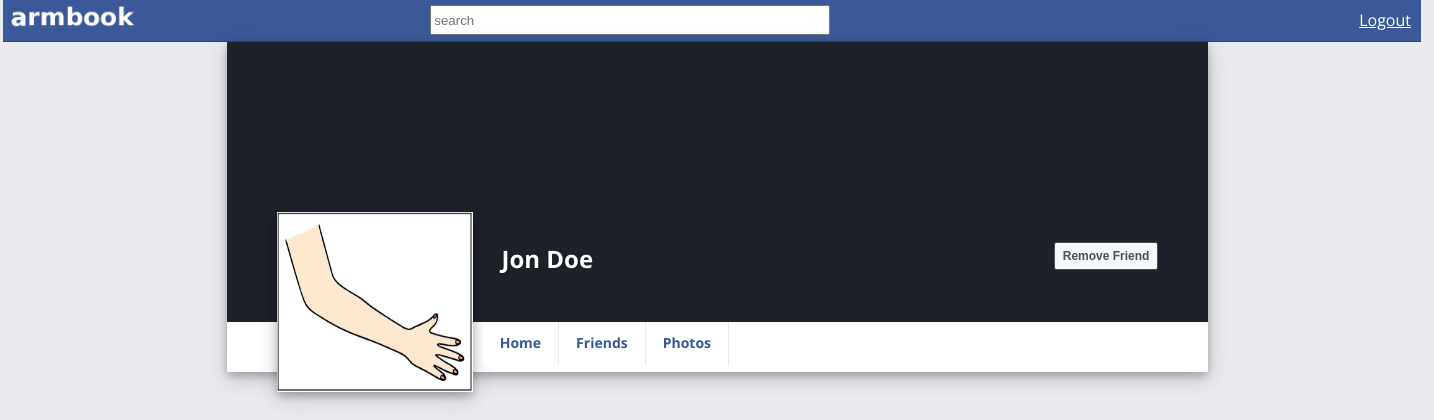
Page /home.php?id=1 (signed in) on the committed database.
### tables this page shows
CREATE TABLE IF NOT EXISTS `profiles` (
  `profile_id` int(11) NOT NULL AUTO_INCREMENT,
  `user_id` int(11) NOT NULL,
  `picture_url` varchar(255) NOT NULL,
  `Friends` text NOT NULL,
  PRIMARY KEY (`profile_id`)
);

CREATE TABLE IF NOT EXISTS `users` (
  `user_id` int(11) NOT NULL AUTO_INCREMENT,
  `email` varchar(64) NOT NULL,
  `password` varchar(64) NOT NULL,
  `firstname` varchar(25) NOT NULL,
  `lastname` varchar(25) NOT NULL,
  `sex` int(1) NOT NULL,
  `birthday_month` int(2) NOT NULL,
  `birthday_day` int(2) NOT NULL,
  `birthday_year` int(4) NOT NULL,
  PRIMARY KEY (`user_id`)
);

### home.php (the view, shortened to what this page needs)
<?php
include_once("common.php");
$has_session = session_status() == PHP_SESSION_ACTIVE;
if($has_session){
	$id_to_get = $_SESSION['user_id'];
	if(isset($_GET['id'])){
		$id_to_get = $_GET['id'];
	}
	if($stmt = $mysqli->prepare("SELECT picture_url from profiles where user_id=?")){
		if($stmt->bind_param("i", $id_to_get)){
			if(!$stmt->execute()){
				die("Error - Issue executing prepared statement: " . mysqli_error($mysqli));
			}
			if($res = $stmt->get_result()){
				$row = $res->fetch_assoc();
				if($res->num_rows !== 1){
					die('Error - There is an issue with the database, contact your administrator');
				}else{
					$profPic = $row['picture_url'];
				}
			}else{
				die("Error - Getting results: " . mysqli_error($mysqli));
			}
		}else{
			die("Error - Issue binding prepared statement: " . mysqli_error($mysqli));
		}
	}else{
		die("Error - Issue preparing statement: " . mysqli_error($mysqli));
	}
	if($stmt = $mysqli->prepare("SELECT Friends from profiles where user_id=?")){
		if($stmt->bind_param("i", $_SESSION['user_id'])){
			if($res = $stmt->get_result()){
				$row = $res->fetch_assoc();
				if($res->num_rows !== 1){
					die('Error - There is an issue with the database, contact your administrator');
				}else{
					$friends = $row['Friends'];
				}
			}else{
				die("Error - Getting results: " . mysqli_error($mysqli));
			}
		}else{
			die("Error - Issue binding prepared statement: " . mysqli_error($mysqli));
		}
	}else{
		die("Error - Issue preparing statement: " . mysqli_error($mysqli));
	}
	if($stmt = $mysqli->prepare("SELECT * from users where user_id=?")){
		if($stmt->bind_param("i", $id_to_get)){
			if(!$stmt->execute()){
				die("Error - Issue executing prepared statement: " . mysqli_error($mysqli));
			}
			if($res = $stmt->get_result()){
				$row = $res->fetch_assoc();
				if($res->num_rows !== 1){
					die('Error - There is an issue with the database, contact your administrator');
				}else{
					$name = ucfirst($row['firstname']) . ' ' . ucfirst($row['lastname']);
				}
			}else{
				die("Error - Getting results: " . mysqli_error($mysqli));
			}
		}else{
			die("Error - Issue binding prepared statement: " . mysqli_error($mysqli));
		}
	}else{
		die("Error - Issue preparing statement: " . mysqli_error($mysqli));
	}
}
?>
	<link rel="stylesheet" type="text/css" href="background2.css" />
	<link rel="stylesheet" type="text/css" href="js/source/jquery.fancybox.css?v=2.1.5" media="screen" />
	<link rel="stylesheet" type="text/css" href="js/source/helpers/jquery.fancybox-buttons.css?v=1.0.5" />
	<link rel="stylesheet" type="text/css" href="js/source/helpers/jquery.fancybox-thumbs.css?v=1.0.7" />
	<link href="js/jquery-ui-1.10.1.custom.css" rel="stylesheet"/>
<link href="//cdnjs.cloudflare.com/ajax/libs/x-editable/1.5.0/jqueryui-editable/css/jqueryui-editable.css" rel="stylesheet"/>
	<div id="bluebar">
		<div id="logo"><a href="home.php"><img id="logo_img" src="images/logo.png"></a></div>
		<div id="search_div">
			<form id="search_form" action="search.php" method="post">
			<input id="search" name="query" type="text" placeholder="search">
			</form>
		</div>
		<div id="logout_div">
			<a id="logout" href="/logout.php">Logout</a>
		</div>
	</div>
	<div id="global">
			<div id="basic_profile">
				<img id="fb-image-lg" src="images/timeline.png"/>
				<div id="profpic">
				<a class="fancybox" href="<?php echo $profPic; ?>"><img align="left" class="fb-image-profile" src="<?php echo $profPic; ?>" width="180" height="180"/></a>
				</div>
				<div id="info">
				<span id="name"><?php echo $name; ?></span>
				<?php
				if($_SESSION['user_id'] != $id_to_get){
					$friends = explode(',',$friends);
					$found = false;
					foreach ($friends as &$value) {
						if(is_numeric($value)){
							if($id_to_get == $value){
								$found = true;
							}
						}
					}
					if($found === true){
						echo '<button class="friend" id="del_friend" type="button">Remove Friend</button>';
					}
				}
				?>
				</div>
				<div id="nav"><div id="navcont">
				<a class="links" id="timeline" href="home.php">Home<span></span></a>
				<a class="links" id="friends" href="#"">Friends<span></a>
				<a class="links" href="#">Photos<span></span></a>
				</div></div>
			</div>
			<div id="padding"></div>
			<div id="botcont">
			</div>
	</div>

### background2.css (style rules this page uses)
div { display: block; }
#botcont { min-height: 100px; width: 100%; }
#profpic { position:relative; height: 0px; }
#name { text-shadow: 0 0 3px rgba(0, 0, 0, .4); font-size: 24px; font-weight: bold; letter-spacing: 0; color: #fff; padding-left: 275px; }
.friend { float: right; background-clip: padding-box; border-color: rgba(0, 0, 0, .4); line-height: 26px; padding: 0 10px; background-color: #f6f7f9; border-color: #ced0d4; color: #4b4f56; border: 1px solid; border-radius: 2px; box-sizing: content-box; font-family: helvetica, arial, sans-serif; font-size: 12px; -webkit-font-smoothing: antialiased; font-weight: bold; padding: 0 8px; position: relative; text-align: center; text-shadow: none; vertical-align: middle; cursor: pointer; }
#bluebar { min-width: 100%; width: 100%; background-color: #3b5998; border-bottom: 1px solid #29487d; color: #fff; position: relative; top: -10px; left: -5px; height: 43px; }
#info { width: 95%; position: absolute; top: 200px; }
#nav { width: 100%; z-index: 4; min-height: 30px; background-color: #fff; height: 50px; }
.links { border-right: 1px solid #e9eaed; float: left; font-size: 14px; font-weight: bold; height: 43px; line-height: 3.05; padding: 0 17px; position: relative; vertical-align: middle; white-space: nowrap; color: #365899; cursor: pointer; text-decoration: none; background-color: #fff; }
#navcont { border: 0; border-top-left-radius: 0; border-top-right-radius: 0; clear: right; padding-left: 201px; width: 649px; }
#global { margin: 0 auto; position: relative; zoom: 1; width: 981px; top: -10px; }
#padding { list-style: none; margin: 0; padding: 10px 0; position: relative; }
#logo { position: relative; float: left; }
#logo_img { height: 40px; }
#search_div { position: relative; left: 20%; top: 7px; }
#search { height: 30px; width: 400px; }
#logout_div { position: relative; float: right; left: -10px; top: -35px; }
#logout { color: white; }
#fb-image-lg { z-index: 0; width: 100%; height: 280px; }
#basic_profile { position:relative; box-shadow: 0 4px 8px 0 rgba(0, 0, 0, 0.2), 0 6px 20px 0 rgba(0, 0, 0, 0.19); }
.fb-image-profile { margin: -110px 10px 0px 50px; z-index: 9; width: 20%; box-shadow: 0 4px 8px 0 rgba(0, 0, 0, 0.2), 0 6px 20px 0 rgba(0, 0, 0, 0.19); }

### rows in the picture
profiles: picture_url (picture)
users: name "Jon Doe"
